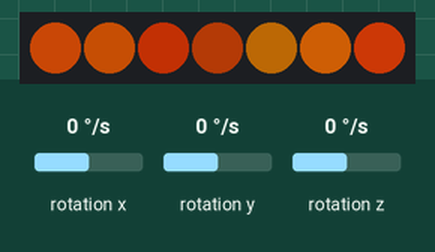
Bench run of a sketch on a simulated Arduino Nano 33 IoT. Shown: 7 RGB LEDs in strip order, left to right. The test bench sets the inputs (shaded band); at power-on: rotation x 0 °/s, rotation y 0 °/s, rotation z 0 °/s. Dim RGB values are drawn brighter than linear; random numbers use the default seed unless the sketch sets one.

Above: at 1.2 s.
1.3 s: rotation x set to -192 °/s
At 2.55 s:
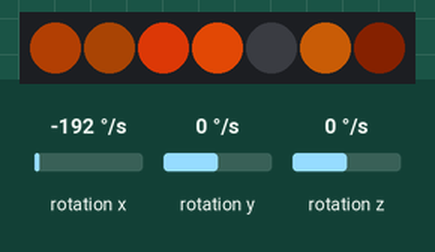
4.3 s: rotation x set to 0 °/s
At 4.96 s:
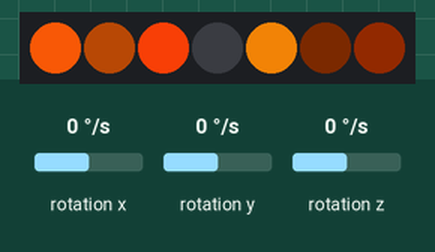
6.0 s: rotation y set to -192 °/s
At 6.77 s:
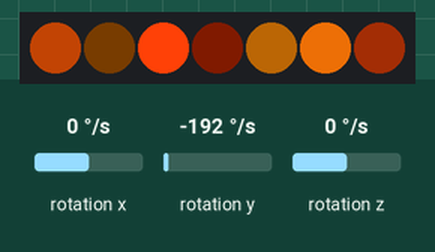
7.5 s: rotation y set to 0 °/s
At 8.57 s:
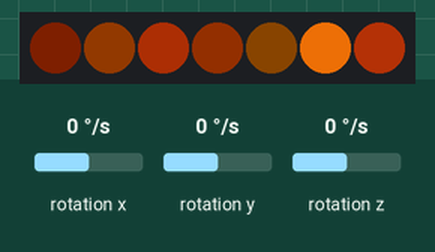
9.0 s: rotation z set to -192 °/s
At 10.08 s:
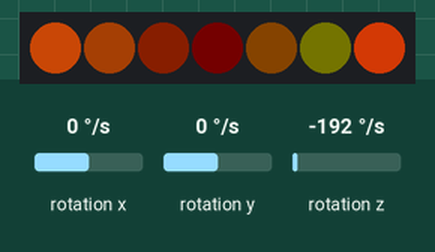
Timing chart, 0 to 29.7 s (numbered marks = the images above; inputs shaded):
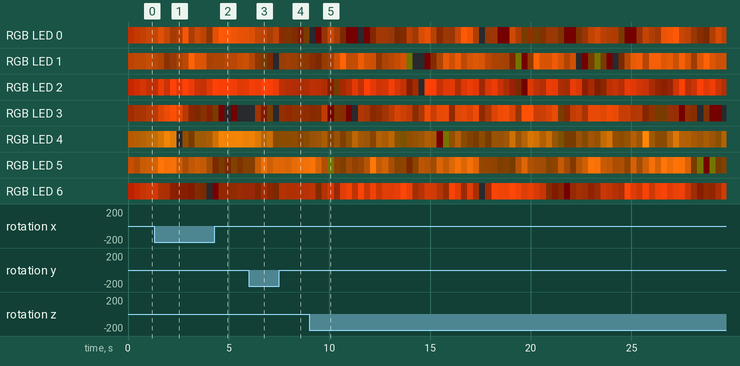

The sketch:

w2_candle.ino
```cpp
/**************************************************************************
  Candle
  Uses Adafruit_NeoPixel library: https://github.com/adafruit/Adafruit_NeoPixel
  Arduino LSM6DS3 library example (by Riccardo Rizzo): https://www.arduino.cc/en/Reference/ArduinoLSM6DS3
  Tom Igoe's WS281xCandle: https://github.com/tigoe/LightProjects/tree/main/Candles/WS281xCandle
  created 02 Feb 2023
  modified 04 Feb 2023
  by I-Jon Hsieh
 **************************************************************************/

#include <Adafruit_NeoPixel.h>
#include <Arduino_LSM6DS3.h>

const int neoPixelPin = 4;  // control pin
const int pixelCount = 7;    // number of pixels

// set up strip:
Adafruit_NeoPixel candle = Adafruit_NeoPixel(pixelCount, neoPixelPin, NEO_GRBW + NEO_KHZ800);

// arrays for each pixel's hue, sat, and intensity:
unsigned int hue[pixelCount];
int sat[pixelCount];
int intensity[pixelCount];

void setup() {
  // initialize the random number generator using a reading
  // from pin A6 (not connected to anything, so it will generate
  // a random number):
  randomSeed(analogRead(A6));

  // loop over the pixel arrays:
  for (int p = 0; p < pixelCount; p++) {
    // generate a random initial value for each pixel's
    // hue, saturation and intensity:
    hue[p] = random(5000, 8000);      // red-orange to mid-orange (2000,5000)
    sat[p] = random(192, 255);        // high end of saturation
    intensity[p] = random(127, 192);  // mid-high range of intensity
  }

  candle.begin();    // initialize pixel strip
  candle.clear();    // turn all LEDs off
  candle.show();     // update strip

  if (!IMU.begin()) {
    Serial.println("IMU failed");
    while (1);
  }

}

void loop() {
  float gx, gy, gz; //gyroscope data
  if (IMU.gyroscopeAvailable()) {
    IMU.readGyroscope(gx, gy, gz);
  }
  float absGx = abs(gx);
  float absGy = abs(gy);
  float absGz = abs(gz);

  bool moving = false;
  if (absGx + absGy + absGz > 10){
    moving = true;
  }

  // loop over the pixels:
  for (int p = 0; p < pixelCount; p++) {
    // change hue -1 to 2 points:
    int hueChange = random(-1,2);
    hue[p] += hueChange;
    // constrain to red to orange: (800-8000)
    hue[p] = constrain(hue[p], 5000, 8000);

    // change saturation -1 to 1 points:
    int satChange = random(-1,1);
    sat[p] += satChange;
    // constrain to the top end of the range:
    sat[p] = constrain(sat[p], 192, 255);

    // change intensity -2 to 3 points:

    int intensityChange;

    if(moving){
      intensityChange = random(-18,19);
    } else if(random(300) < 10){
      intensityChange = random(-10,11);
    } else{
      intensityChange = random(-2,3);
    }

    intensity[p] += intensityChange;
    // constrain to 20-255
    intensity[p] = constrain(intensity[p], 20, 255);

    // get RGB from HSV:
    unsigned long color = candle.ColorHSV(hue[p], sat[p], intensity[p]);
    // do a gamma correction:
    unsigned long correctedColor = candle.gamma32(color);
    candle.setPixelColor(p, correctedColor);
  }
  candle.show();
  delay(5);
}
```
